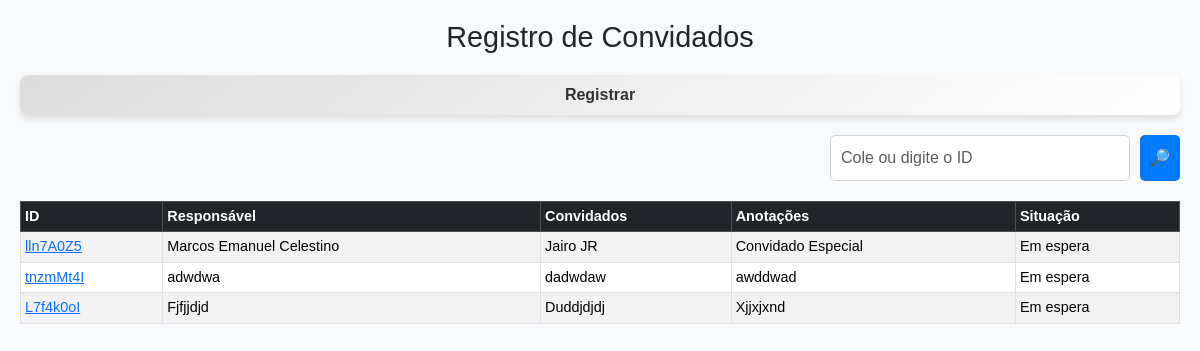
The page / (signed in) on the database its author committed.
### tables this page shows
CREATE TABLE registros (
            id TEXT PRIMARY KEY,
            responsavel TEXT NOT NULL,
            convidados TEXT NOT NULL,
            situacao TEXT NOT NULL
        , anotacoes TEXT DEFAULT "");

### app.py (the view)
@app.route('/')
def index():
    if 'logged_in' not in session or not session['logged_in']:
        return redirect(url_for('login'))
    conn = get_db_connection()
    registros = conn.execute('SELECT * FROM registros').fetchall()
    conn.close()
    return render_template('index.html', registros=registros)

### app.py (called while the page is built)
def get_db_connection():
    conn = sqlite3.connect('registros.db')  # Conectando ao banco de dados
    conn.row_factory = sqlite3.Row  # Para retornar resultados como dicionários
    return conn

@app.before_request
def force_https():
    if not request.is_secure and not app.debug and 'DYNO' in os.environ:  # Verifica se está em produção (exemplo: Heroku)
        url = request.url.replace("http://", "https://", 1)
        return redirect(url, code=301)

### templates/index.html (shortened to what this page needs)
<!DOCTYPE html>
<html lang="pt-br">
<head>
    <link href="https://cdn.jsdelivr.net/npm/bootstrap@5.3.1/dist/css/bootstrap.min.css" rel="stylesheet">
    <link rel="stylesheet" href="/static/css/index.css">
</head>
<body>
    <h1 class="text-center">Registro de Convidados</h1>
    <a href="{{ url_for('registrar') }}" class="button-register">Registrar</a>
    <div class="search-container">
        <input type="text" id="searchId" class="form-control" placeholder="Cole ou digite o ID">
        <button id="searchBtn" class="btn">🔎</button>
    </div>
    <div class="table-container">
        <table class="table table-bordered table-striped table-hover table-sm">
            <thead class="table-dark">
                <tr>
                    <th>ID</th>
                    <th>Responsável</th>
                    <th>Convidados</th>
                    <th>Anotações</th>
                    <th>Situação</th>
                </tr>
            </thead>
            <tbody>
                {% for registro in registros %}
                    <tr>
                        <td><a href="{{ url_for('view', id=registro.id) }}">{{ registro.id }}</a></td>
                        <td>{{ registro.responsavel }}</td>
                        <td>{{ registro.convidados }}</td>
                        <td>{{ registro.anotacoes }}</td>
                        <td>{{ registro.situacao }}</td>
                    </tr>
                {% endfor %}
            </tbody>
        </table>
    </div>
</body>
</html>

### static/css/index.css (style rules this page uses)
body { font-family: Arial, sans-serif; padding: 20px; background-color: #f8f9fa; }
h1 { font-size: 1.8rem; }
.table-container { overflow-x: auto; -webkit-overflow-scrolling: touch; }
.table { font-size: 0.9rem; }
.table th, .table td { vertical-align: middle; white-space: nowrap; }
.table td { word-wrap: break-word; max-width: 200px; white-space: normal; }
.search-container { display: flex; justify-content: flex-end; margin-bottom: 20px; }
.search-container input { width: 80%; max-width: 300px; border-radius: 5px; border: 1px solid #ced4da; padding: 10px; margin-right: 10px; }
.search-container button { background-color: #007bff; color: white; border: none; padding: 10px; border-radius: 5px; cursor: pointer; }
.button-register { background: linear-gradient(145deg, #dcdcdc, #ffffff); border: none; padding: 0.5rem 1rem; font-size: 1rem; color: #333333; font-weight: bold; border-radius: 8px; box-shadow: 0px 4px 6px rgba(0, 0, 0, 0.1); cursor: pointer; transition: background 0.3s; display: block; text-align: center; text-decoration: none; margin: 20px auto; }

### rows shown on the page
registros: id "lln7A0Z5", responsavel "Marcos Emanuel Celestino", convidados "Jairo JR", anotacoes "Convidado Especial", situacao "Em espera"
registros: id "tnzmMt4I", responsavel "adwdwa", convidados "dadwdaw", anotacoes "awddwad", situacao "Em espera"
registros: id "L7f4k0oI", responsavel "Fjfjjdjd", convidados "Duddjdjdj", anotacoes "Xjjxjxnd", situacao "Em espera"
